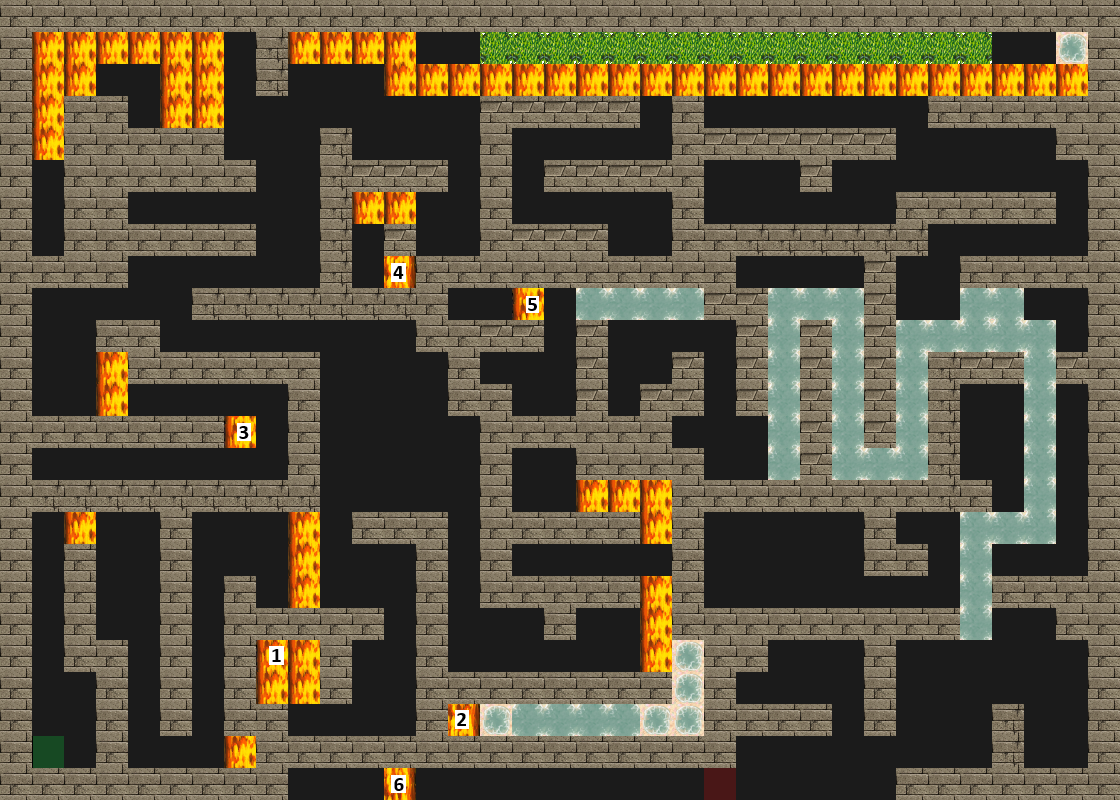

This is a level from a 2D game, rendered from its Tiled map with the project's own tilesets. A one-line summary and the map file follow, with tile-layer data summarised:
An orthogonal 35x25 tile map with 32x32 px tiles, 4 tile layers (Road, Trap, Wall, Utility), 4 tilesets.

<map version="1.2" tiledversion="1.2.0" orientation="orthogonal" renderorder="right-down" width="35" height="25" tilewidth="32" tileheight="32" infinite="0" nextlayerid="9" nextobjectid="1">
 <tileset firstgid="1" source="tilesets/meta.tsx" />
 <tileset firstgid="3" source="tilesets/road.tsx" />
 <tileset firstgid="4" source="tilesets/traps.tsx" />
 <tileset firstgid="196" source="tilesets/wallsandroofs.tsx" />
 <layer id="8" name="Road" width="35" height="25">
  <data>[875 cells, 875 non-empty, 1 distinct tile ids]</data>
 </layer>
 <layer id="7" name="Trap" width="35" height="25">
  <data>[875 cells, 137 non-empty, 10 distinct tile ids]</data>
 </layer>
 <layer id="6" name="Wall" width="35" height="25">
  <data>[875 cells, 385 non-empty, 3 distinct tile ids]</data>
 </layer>
 <layer id="5" name="Utility" width="35" height="25">
  <data>[875 cells, 2 non-empty, 2 distinct tile ids]</data>
 </layer>
</map>
